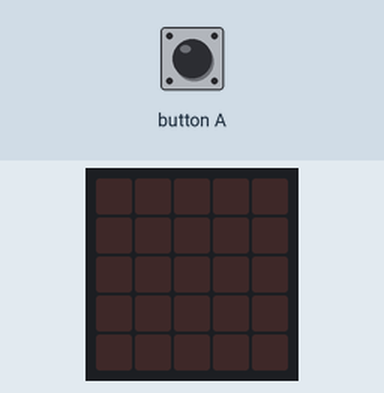
This program was run on a simulated BBC micro:bit (MakeCode). Parts: the board's 5×5 LED display. Inputs (shaded band) come from the test bench.

Above: at 1.2 s.
1.3 s: button A pressed for 0.15 s
At 2.2 s:
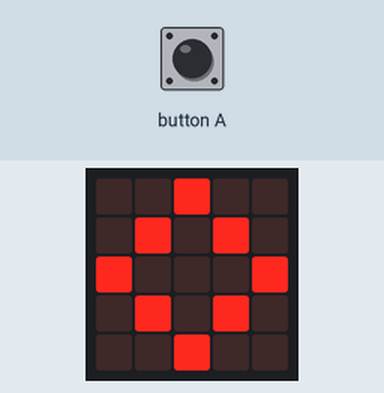
2.9 s: button A pressed for 0.15 s
At 3.4 s:
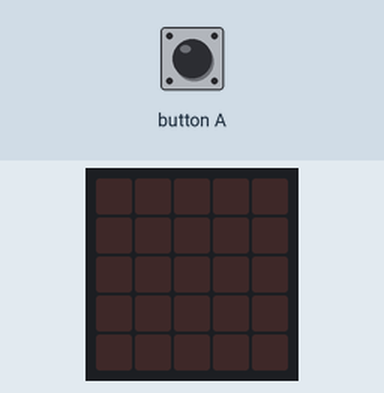
Timing chart, 0 to 5.9 s (numbered marks = the images above; inputs shaded):
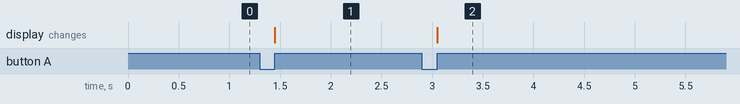

The program:

main.ts
```typescript
input.onButtonPressed(Button.A, function () {
    logging = !(logging)
    if (logging) {
        basic.showIcon(IconNames.Diamond)
    } else {
        basic.clearScreen()
    }
})
let logging = false
logging = false
loops.everyInterval(60000, function () {
    if (logging) {
        music.playSoundEffect(music.createSoundEffect(WaveShape.Sine, 5000, 0, 255, 0, 500, SoundExpressionEffect.None, InterpolationCurve.Linear), SoundExpressionPlayMode.UntilDone)
    }
})
basic.forever(function () {

})
```

test.ts
```typescript
// 在這裡測試；當此封包作為擴充功能時，將不會編譯此內容。
```

Measured:
- after the input at 1.3 s, the display: changes after 0.15 s (image 1)
- after the input at 2.9 s, the display: changes after 0.15 s (image 2)
